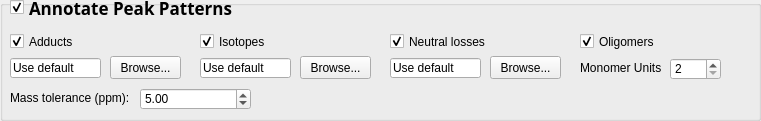
   <widget class="QGroupBox" name="groupBox_annotate_peak_patterns">
    <property name="geometry">
     <rect>
      <x>20</x>
      <y>250</y>
      <width>761</width>
      <height>121</height>
     </rect>
    </property>
    <property name="title">
     <string/>
    </property>
    <widget class="QLineEdit" name="lineEdit_adduct_library">
     <property name="enabled">
      <bool>true</bool>
     </property>
     <property name="geometry">
      <rect>
       <x>10</x>
       <y>58</y>
       <width>91</width>
       <height>20</height>
      </rect>
     </property>
     <property name="text">
      <string>Use default</string>
     </property>
     <property name="readOnly">
      <bool>true</bool>
     </property>
    </widget>
    <widget class="QPushButton" name="pushButton_adduct_library">
     <property name="enabled">
      <bool>true</bool>
     </property>
     <property name="geometry">
      <rect>
       <x>110</x>
       <y>56</y>
       <width>71</width>
       <height>23</height>
      </rect>
     </property>
     <property name="minimumSize">
      <size>
       <width>63</width>
       <height>23</height>
      </size>
     </property>
     <property name="text">
      <string>Browse...</string>
     </property>
    </widget>
    <widget class="QCheckBox" name="checkBox_annotate_peak_patterns">
     <property name="enabled">
      <bool>true</bool>
     </property>
     <property name="geometry">
      <rect>
       <x>10</x>
       <y>-1</y>
       <width>271</width>
       <height>17</height>
      </rect>
     </property>
     <property name="font">
      <font>
       <family>.SF NS Text</family>
       <pointsize>13</pointsize>
       <weight>75</weight>
       <bold>true</bold>
      </font>
     </property>
     <property name="text">
      <string>Annotate Peak Patterns</string>
     </property>
     <property name="checked">
      <bool>true</bool>
     </property>
    </widget>
    <widget class="QCheckBox" name="checkBox_adduct_library">
     <property name="enabled">
      <bool>true</bool>
     </property>
     <property name="geometry">
      <rect>
       <x>10</x>
       <y>33</y>
       <width>181</width>
       <height>17</height>
      </rect>
     </property>
     <property name="text">
      <string>Adducts</string>
     </property>
     <property name="checked">
      <bool>true</bool>
     </property>
    </widget>
    <widget class="QCheckBox" name="checkBox_isotopes">
     <property name="enabled">
      <bool>true</bool>
     </property>
     <property name="geometry">
      <rect>
       <x>200</x>
       <y>33</y>
       <width>171</width>
       <height>17</height>
      </rect>
     </property>
     <property name="text">
      <string>Isotopes</string>
     </property>
     <property name="checked">
      <bool>true</bool>
     </property>
    </widget>
    <widget class="QPushButton" name="pushButton_neutral_losses">
     <property name="enabled">
      <bool>true</bool>
     </property>
     <property name="geometry">
      <rect>
       <x>490</x>
       <y>56</y>
       <width>71</width>
       <height>23</height>
      </rect>
     </property>
     <property name="minimumSize">
      <size>
       <width>63</width>
       <height>23</height>
      </size>
     </property>
     <property name="text">
      <string>Browse...</string>
     </property>
    </widget>
    <widget class="QLineEdit" name="lineEdit_neutral_losses">
     <property name="enabled">
      <bool>true</bool>
     </property>
     <property name="geometry">
      <rect>
       <x>390</x>
       <y>58</y>
       <width>91</width>
       <height>20</height>
      </rect>
     </property>
     <property name="text">
      <string>Use default</string>
     </property>
     <property name="readOnly">
      <bool>true</bool>
     </property>
    </widget>
    <widget class="QLineEdit" name="lineEdit_isotopes">
     <property name="enabled">
      <bool>true</bool>
     </property>
     <property name="geometry">
      <rect>
       <x>200</x>
       <y>58</y>
       <width>91</width>
       <height>20</height>
      </rect>
     </property>
     <property name="text">
      <string>Use default</string>
     </property>
     <property name="readOnly">
      <bool>true</bool>
     </property>
    </widget>
    <widget class="QPushButton" name="pushButton_isotopes">
     <property name="enabled">
      <bool>true</bool>
     </property>
     <property name="geometry">
      <rect>
       <x>300</x>
       <y>56</y>
       <width>71</width>
       <height>23</height>
      </rect>
     </property>
     <property name="minimumSize">
      <size>
       <width>63</width>
       <height>23</height>
      </size>
     </property>
     <property name="text">
      <string>Browse...</string>
     </property>
    </widget>
    <widget class="QCheckBox" name="checkBox_neutral_losses">
     <property name="enabled">
      <bool>true</bool>
     </property>
     <property name="geometry">
      <rect>
       <x>390</x>
       <y>33</y>
       <width>171</width>
       <height>17</height>
      </rect>
     </property>
     <property name="text">
      <string>Neutral losses</string>
     </property>
     <property name="checked">
      <bool>true</bool>
     </property>
    </widget>
    <widget class="QCheckBox" name="checkBox_oligomers">
     <property name="enabled">
      <bool>true</bool>
     </property>
     <property name="geometry">
      <rect>
       <x>580</x>
       <y>33</y>
       <width>171</width>
       <height>17</height>
      </rect>
     </property>
     <property name="text">
      <string>Oligomers</string>
     </property>
     <property name="checked">
      <bool>true</bool>
     </property>
    </widget>
    <widget class="QSpinBox" name="spinBox_max_monomer_units">
     <property name="geometry">
      <rect>
       <x>670</x>
       <y>58</y>
       <width>51</width>
       <height>22</height>
      </rect>
     </property>
     <property name="minimum">
      <number>2</number>
     </property>
     <property name="maximum">
      <number>1000000</number>
     </property>
     <property name="value">
      <number>2</number>
     </property>
     <property name="displayIntegerBase">
      <number>10</number>
     </property>
    </widget>
    <widget class="QLabel" name="label_max_monomer_units">
     <property name="enabled">
      <bool>true</bool>
     </property>
     <property name="geometry">
      <rect>
       <x>580</x>
       <y>60</y>
       <width>81</width>
       <height>16</height>
      </rect>
     </property>
     <property name="text">
      <string>Monomer Units:</string>
     </property>
    </widget>
    <widget class="QLabel" name="label_pp_ppm_tolerance">
     <property name="enabled">
      <bool>true</bool>
     </property>
     <property name="geometry">
      <rect>
       <x>10</x>
       <y>90</y>
       <width>141</width>
       <height>16</height>
      </rect>
     </property>
     <property name="text">
      <string>Mass tolerance (ppm):</string>
     </property>
    </widget>
    <widget class="QDoubleSpinBox" name="doubleSpinBox_pp_ppm_error">
     <property name="geometry">
      <rect>
       <x>140</x>
       <y>88</y>
       <width>111</width>
       <height>22</height>
      </rect>
     </property>
     <property name="maximum">
      <double>100000.000000000000000</double>
     </property>
     <property name="value">
      <double>5.000000000000000</double>
     </property>
    </widget>
   </widget>
